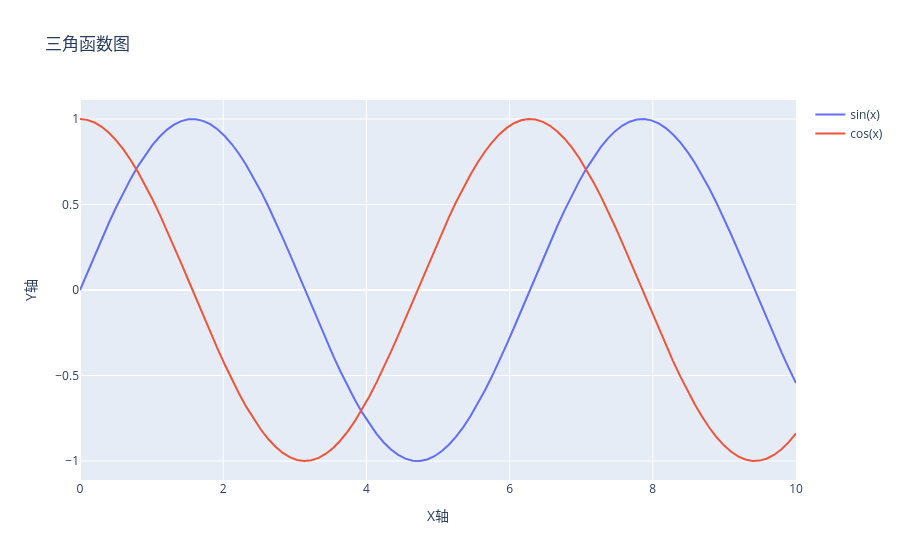

This figure's notebook cell:
### Markdown cell above
## 2. 基础线图

### Code cell
# 创建示例数据
x = np.linspace(0, 10, 100)
y1 = np.sin(x)
y2 = np.cos(x)

# 使用 graph_objects
fig = go.Figure()
fig.add_trace(go.Scatter(x=x, y=y1, mode='lines', name='sin(x)'))
fig.add_trace(go.Scatter(x=x, y=y2, mode='lines', name='cos(x)'))

fig.update_layout(
    title='三角函数图',
    xaxis_title='X轴',
    yaxis_title='Y轴'
)

fig.show()
